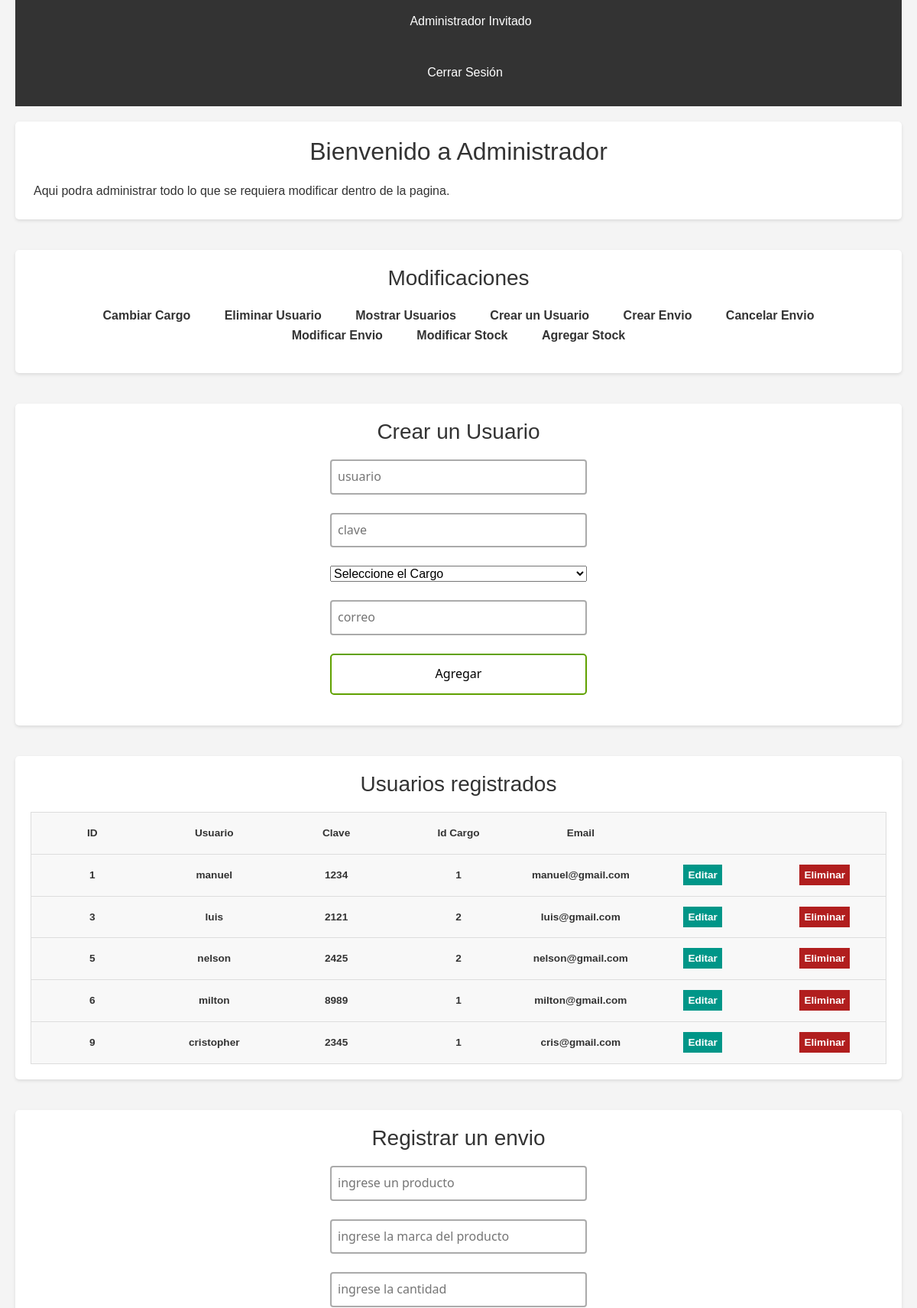
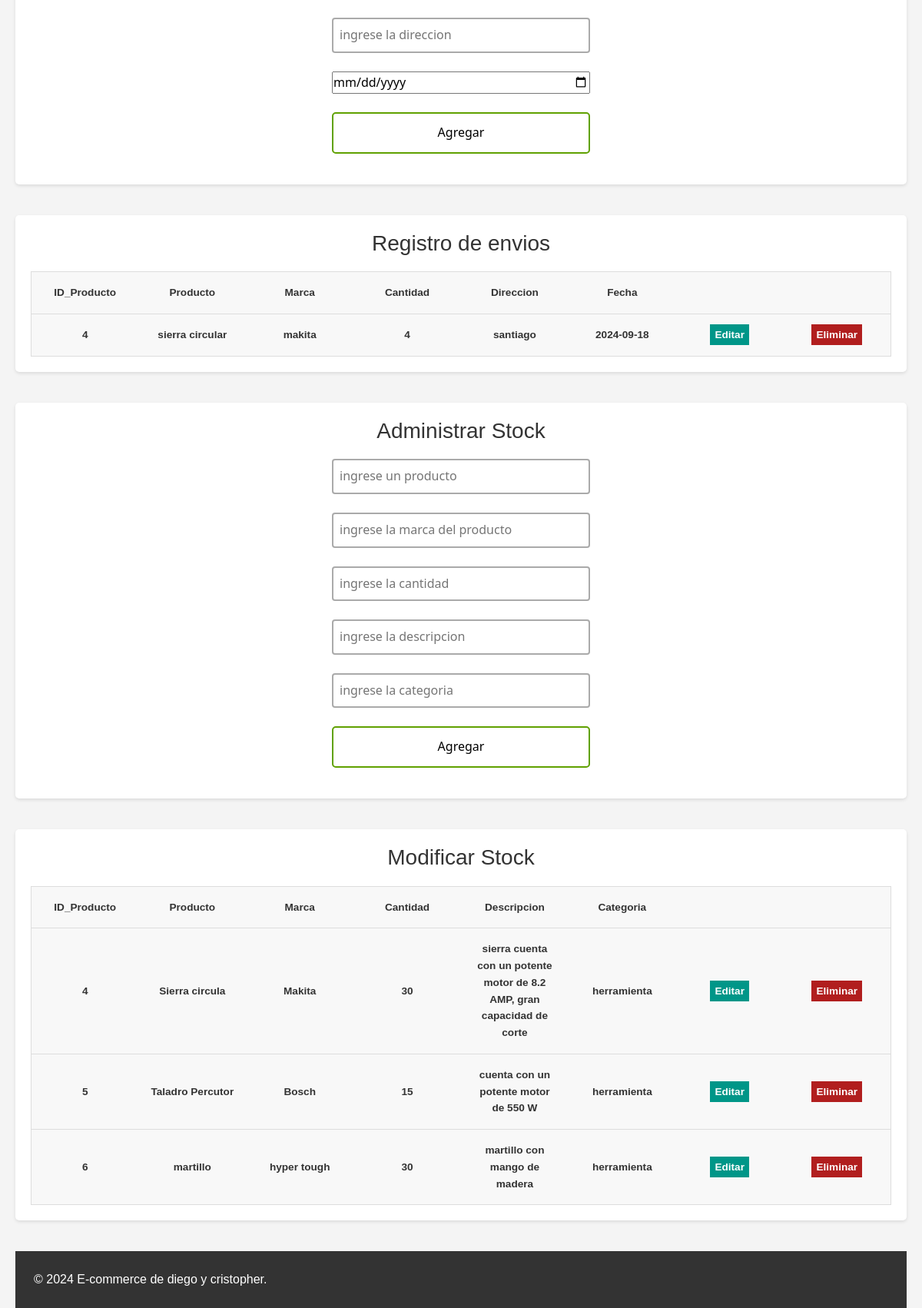
The app's page /empleados.php with its own data (2 pictures, top to bottom).
### tables this page shows
CREATE TABLE `usuarios` (
  `id` int(11) NOT NULL,
  `usuario` varchar(100) NOT NULL,
  `clave` varchar(10) NOT NULL,
  `id_cargo` int(11) NOT NULL,
  `correo` varchar(100) NOT NULL
);

CREATE TABLE `envios` (
  `id` int(11) NOT NULL,
  `producto` varchar(100) NOT NULL,
  `marca` varchar(100) NOT NULL,
  `cantidad` int(11) NOT NULL,
  `direccion` varchar(100) NOT NULL,
  `fecha_envio` date NOT NULL
);

CREATE TABLE `productos` (
  `id` int(11) NOT NULL,
  `producto` varchar(100) NOT NULL,
  `marca` varchar(100) NOT NULL,
  `descripcion` varchar(100) NOT NULL,
  `categoria` varchar(100) NOT NULL,
  `cantidad` int(11) NOT NULL
);

### empleados.php (the view, shortened to what this page needs)
<?php
$nombreUsuario = isset($_SESSION['usuario']) ? $_SESSION['usuario'] : "Invitado";
$con = connection();
$sql = "SELECT * FROM usuarios";
$query = mysqli_query($con, $sql);
$sql1 = "SELECT * FROM envios";
$query1 = mysqli_query($con, $sql1);
$sql2 = "SELECT * FROM productos";
$query2 = mysqli_query($con, $sql2);
?>
<!DOCTYPE html>
<html lang="es">
<head>
    <link href="https://cdn.jsdelivr.net/npm/bootstrap@5.3.3/dist/css/bootstrap.min.css" rel="stylesheet">
    <link href="empleadosDise.css" rel="stylesheet">
</head>
<body>
    <header>
        <nav>
           <ul>
                <li>
                    <div class="caja">
                        <?php echo 'Administrador  '.$nombreUsuario; ?>
                    </div>
               </li>
           </ul>
            <ul>
                <li><a href="cerrar_sesion.php">Cerrar Sesión</a></li>
            </ul>
        </nav>
    </header>
    <section id="inicio">
        <h2>Bienvenido a Administrador</h2>
        <p>Aqui podra administrar todo lo que se requiera modificar dentro de la pagina.</p>
    </section>
    <section id="categorias">
        <h3>Modificaciones</h3>
        <ul>
            <li><a href="#Mostrar_user">Cambiar Cargo</a></li>
            <li><a href="#Mostrar_user">Eliminar Usuario</a></li>
            <li><a href="#Mostrar_user">Mostrar Usuarios</a></li>
            <li><a href="#crear_user">Crear un Usuario</a></li>
            <li><a href="#crear_envio">Crear Envio</a></li>
            <li><a href="#crear_envio">Cancelar Envio</a></li>
            <li><a href="#crear_envio">Modificar Envio</a></li>
            <li><a href="#modificar_stock">Modificar Stock</a></li>
            <li><a href="#crear_stock">Agregar Stock</a></li>
        </ul>
    </section>
    <section class="metodos_emple">
            <h3>Crear un Usuario</h3>
            <div id="crear_user">
          <div class="users-form">
              <form action="crearUsuarios.php" method="POST">
                   <input type="text" name="usuario" placeholder="usuario">
                   <input type="password" name="clave" placeholder="clave">
                   <select name="id_cargo">
                        <option value="3">Seleccione el Cargo</option>
                    </select>
                   <input type="email" name="correo" placeholder="correo">
                   <input type="submit" value="Agregar">
              </form>
          </div>
    </section>
    <section class="metodos_emple">
            <h3>Usuarios registrados</h3>
            <div id="Mostrar_user">
            <div class="users-table">
        <table>
            <thead>
                <tr>
                    <th>ID</th>
                    <th>Usuario</th>
                    <th>Clave</th>
                    <th>Id Cargo</th>
                    <th>Email</th>
                    <th></th>
                    <th></th>
                </tr>
            </thead>
            <tbody>
                <?php while ($row = mysqli_fetch_array($query)): ?>
                    <tr>
                        <th><?= $row['id'] ?></th>
                        <th><?= $row['usuario'] ?></th>
                        <th><?= $row['clave'] ?></th>
                        <th><?= $row['id_cargo'] ?></th>
                        <th><?= $row['correo'] ?></th>
                        <th><a href="modificar2.php?id=<?= $row['id'] ?>" class="users-table--edit">Editar</a></th>
                        <th><a href="eliminar.php?id=<?= $row['id'] ?>" class="users-table--delete" >Eliminar</a></th>
                    </tr>
                <?php endwhile; ?>
            </tbody>
        </table>
    </div>
    </section>
    <section class="metodos_emple">
            <h3>Registrar un envio</h3>
            <div id="crear_env">
          <div class="users-form">
              <form action="agregar_envio.php" method="POST">
                   <input type="text" name="producto" placeholder="ingrese un producto">
                   <input type="text" name="marca" placeholder="ingrese la marca del producto">
                   <input type="text" name="cantidad" placeholder="ingrese la cantidad">
                   <input type="text" name="direccion" placeholder="ingrese la direccion">
                   <input type="date" name="fecha_envio" placeholder="ingrese la fecha de envio">
                   <input type="submit" value="Agregar">
              </form>
          </div>
    </section>
    <section class="metodos_emple">
    <h3>Registro de envios</h3>
            <div id="crear_envio">
            <div class="users-table">
        <table>
            <thead>
                <tr>
                    <th>ID_Producto</th>
                    <th>Producto</th>
                    <th>Marca</th>
                    <th>Cantidad</th>
                    <th>Direccion</th>
                    <th>Fecha</th>
                    <th></th>
                    <th></th>
                </tr>
            </thead>
            <tbody>
                <?php while ($row = mysqli_fetch_array($query1)): ?>
                    <tr>
                        <th><?= $row['id'] ?></th>
                        <th><?= $row['producto'] ?></th>
                        <th><?= $row['marca'] ?></th>
                        <th><?= $row['cantidad'] ?></th>
                        <th><?= $row['direccion'] ?></th>
                        <th><?= $row['fecha_envio'] ?></th>
                        <th><a href="modificarEnv.php?id=<?= $row['id'] ?>" class="users-table--edit">Editar</a></th>
                        <th><a href="eliminar_Env.php?id=<?= $row['id'] ?>" class="users-table--delete" >Eliminar</a></th>
                    </tr>
                <?php endwhile; ?>
            </tbody>
        </table>
    </div>
    </section>
    <section class="metodos_emple">
            <h3>Administrar Stock</h3>
            <div id="crear_stock">
          <div class="users-form">
              <form action="agregar_stock.php" method="POST">
                   <input type="text" name="producto" placeholder="ingrese un producto">
                   <input type="text" name="marca" placeholder="ingrese la marca del producto">
                   <input type="text" name="cantidad" placeholder="ingrese la cantidad">
                   <input type="text" name="descripcion" placeholder="ingrese la descripcion">
                   <input type="text" name="categoria" placeholder="ingrese la categoria">
                   <input type="submit" value="Agregar">
              </form>
          </div>
    </section>
    <section class="metodos_emple">
    <h3>Modificar Stock</h3>
            <div id="modificar_stock">
            <div class="users-table">
        <table>
            <thead>
                <tr>
                    <th>ID_Producto</th>
                    <th>Producto</th>
                    <th>Marca</th>
                    <th>Cantidad</th>
                    <th>Descripcion</th>
                    <th>Categoria</th>
                    <th></th>
                    <th></th>
                </tr>
            </thead>
            <tbody>
                <?php while ($row = mysqli_fetch_array($query2)): ?>
                    <tr>
                        <th><?= $row['id'] ?></th>
                        <th><?= $row['producto'] ?></th>
                        <th><?= $row['marca'] ?></th>
                        <th><?= $row['cantidad'] ?></th>
                        <th><?= $row['descripcion'] ?></th>
                        <th><?= $row['categoria'] ?></th>
                        <th><a href="administrarStock.php?id=<?= $row['id'] ?>" class="users-table--edit">Editar</a></th>
                        <th><a href="eliminarStock.php?id=<?= $row['id'] ?>" class="users-table--delete" >Eliminar</a></th>
                    </tr>
                <?php endwhile; ?>
            </tbody>
        </table>
    </div>
    </section>
    <footer>
        <p>&copy; 2024 E-commerce de diego y cristopher.</p>
    </footer>
</body>
</html>

### empleadosDise.css (style rules this page uses)
* { box-sizing: border-box; margin: 0; padding: 0; }
html { font-family: 'Segoe UI', sans-serif; text-align: center; }
a { text-decoration: none; }
.users-form form { display: flex; flex-direction: column; gap: 24px; width: 30%; margin: 20px auto; text-align: center; }
.users-form form input { font-family: 'Segoe UI', sans-serif; }
.users-form form input[type=text], .users-form form input[type=password], .users-form form input[type=email] { padding: 8px; border:2px solid #aaa; border-radius:4px; outline:none; transition:.3s; }
.users-form form input[type=submit] { border: none; padding: 12px 50px; text-decoration: none; transition-duration: 0.4s; cursor: pointer; border-radius: 5px; background-color: white; color: black; border: 2px solid #60a100; }
.users-table table { border: 1px solid #ccc; border-collapse: collapse; margin: 0; padding: 0; width: 100%; table-layout: fixed; }
table tr { background-color: #f8f8f8; border: 1px solid #ddd; padding: 4px; }
table th { padding: 16px; text-align: center; font-size: .85em; }
.users-table--edit { background: #009688; padding: 6px; color: #fff; text-align: center; font-weight: bold; }
.users-table--delete { background: #b11e1e; padding: 6px; color: #fff; text-align: center; font-weight: bold; }

### empleados.php (style rules this page uses)
* { margin: 0; padding: 0; box-sizing: border-box; font-family: Arial, sans-serif; }
body { line-height: 1.6; background-color: #f4f4f4; color: #333; padding: 0 20px; }
header { background-color: #333; color: #fff; padding: 15px 0; margin-bottom: 20px; }
nav ul { list-style: none; text-align: center; }
nav ul li { display: inline; margin-right: 15px; }
nav ul li a { color: #fff; text-decoration: none; font-size: 16px; padding: 5px 10px; transition: background-color 0.3s; }
section { margin-bottom: 40px; padding: 20px; background-color: #fff; border-radius: 5px; box-shadow: 0 2px 4px rgba(0, 0, 0, 0.1); text-align: center; }
section h2, section h3 { color: #333; margin-bottom: 20px; text-align: center; font-weight: normal; }
#categorias ul { list-style: none; padding: 0; text-align: center; }
#categorias ul li { display: inline-block; margin: 0 10px; }
#categorias ul li a { color: #333; text-decoration: none; font-weight: bold; padding: 5px 10px; transition: color 0.3s, background-color 0.3s; }
footer { text-align: center; padding: 20px; background-color: #333; color: #fff; margin-top: 20px; position: relative; bottom: 0; width: 100%; }
p { width: 50%; height: auto; margin: 4px; text-align: left; }
form { text-align: center; }
.metodos_emple { flex: 1; }

### records on screen
usuarios: id "1", usuario "manuel", clave "1234", id_cargo "1", correo "manuel@gmail.com"
usuarios: id "3", usuario "luis", clave "2121", id_cargo "2", correo "luis@gmail.com"
usuarios: id "5", usuario "nelson", clave "2425", id_cargo "2", correo "nelson@gmail.com"
usuarios: id "6", usuario "milton", clave "8989", id_cargo "1", correo "milton@gmail.com"
usuarios: id "9", usuario "cristopher", clave "2345", id_cargo "1", correo "cris@gmail.com"
envios: id "4", producto "sierra circular", marca "makita", cantidad "4", direccion "santiago", fecha_envio "2024-09-18"
productos: id "4", producto "Sierra circula", marca "Makita", cantidad "30", descripcion "sierra cuenta con un potente motor de 8.2 AMP, gran capacidad de corte", categoria "herramienta"
productos: id "5", producto "Taladro Percutor", marca "Bosch", cantidad "15", descripcion "cuenta con un potente motor de 550 W", categoria "herramienta"
productos: id "6", producto "martillo", marca "hyper tough", cantidad "30", descripcion "martillo con mango de madera", categoria "herramienta"

### other values on screen
$nombreUsuario "Invitado"
